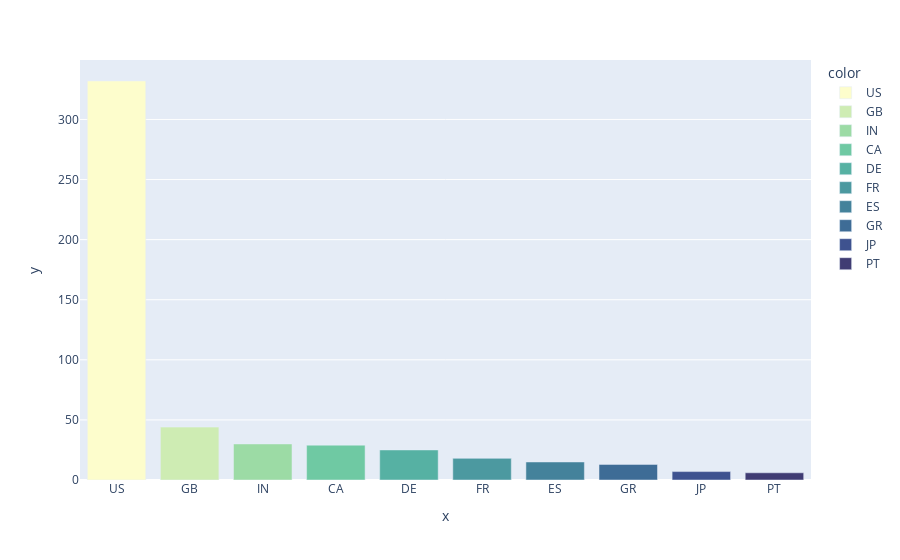

The cell this chart's notebook holds for it:
### Markdown cell above
Podemos observar que la mayoría de los datos de nuestros empleados están basados en los Estados Unidos. Sin embargo, esta concentración de datos puede plantear un sesgo en nuestros modelos de aprendizaje automático, dado que la diversidad geográfica es importante para una mayor precisión. Es necesario tener en cuenta este sesgo y buscar maneras de mitigarlo, ya que puede afectar la generalización de nuestros modelos en otras regiones geográficas.

### Code cell
residence = df_salary['Residencia_del_empleado'].value_counts()
top10_employee_location = residence[:10]
px.bar(y=top10_employee_location.values, x=top10_employee_location.index, color = top10_employee_location.index, color_discrete_sequence=px.colors.sequential.deep)

### Figure 1 — Plotly figure (JSON) as saved in the notebook; plotly's stock layout.template omitted (floating-point values rounded to 4 significant figures)
{"data": [{"alignmentgroup": "True", "hovertemplate": "color=US<br>x=%{x}<br>y=%{y}<extra></extra>", "legendgroup": "US", "marker": {"color": "rgb(253, 253, 204)", "pattern": {"shape": ""}}, "name": "US", "offsetgroup": "US", "orientation": "v", "showlegend": true, "textposition": "auto", "type": "bar", "x": ["US"], "xaxis": "x", "y": [332], "yaxis": "y"}, {"alignmentgroup": "True", "hovertemplate": "color=GB<br>x=%{x}<br>y=%{y}<extra></extra>", "legendgroup": "GB", "marker": {"color": "rgb(206, 236, 179)", "pattern": {"shape": ""}}, "name": "GB", "offsetgroup": "GB", "orientation": "v", "showlegend": true, "textposition": "auto", "type": "bar", "x": ["GB"], "xaxis": "x", "y": [44], "yaxis": "y"}, {"alignmentgroup": "True", "hovertemplate": "color=IN<br>x=%{x}<br>y=%{y}<extra></extra>", "legendgroup": "IN", "marker": {"color": "rgb(156, 219, 165)", "pattern": {"shape": ""}}, "name": "IN", "offsetgroup": "IN", "orientation": "v", "showlegend": true, "textposition": "auto", "type": "bar", "x": ["IN"], "xaxis": "x", "y": [30], "yaxis": "y"}, {"alignmentgroup": "True", "hovertemplate": "color=CA<br>x=%{x}<br>y=%{y}<extra></extra>", "legendgroup": "CA", "marker": {"color": "rgb(111, 201, 163)", "pattern": {"shape": ""}}, "name": "CA", "offsetgroup": "CA", "orientation": "v", "showlegend": true, "textposition": "auto", "type": "bar", "x": ["CA"], "xaxis": "x", "y": [29], "yaxis": "y"}, {"alignmentgroup": "True", "hovertemplate": "color=DE<br>x=%{x}<br>y=%{y}<extra></extra>", "legendgroup": "DE", "marker": {"color": "rgb(86, 177, 163)", "pattern": {"shape": ""}}, "name": "DE", "offsetgroup": "DE", "orientation": "v", "showlegend": true, "textposition": "auto", "type": "bar", "x": ["DE"], "xaxis": "x", "y": [25], "yaxis": "y"}, {"alignmentgroup": "True", "hovertemplate": "color=FR<br>x=%{x}<br>y=%{y}<extra></extra>", "legendgroup": "FR", "marker": {"color": "rgb(76, 153, 160)", "pattern": {"shape": ""}}, "name": "FR", "offsetgroup": "FR", "orientation": "v", "showlegend": true, "textposition": "auto", "type": "bar", "x": ["FR"], "xaxis": "x", "y": [18], "yaxis": "y"}, {"alignmentgroup": "True", "hovertemplate": "color=ES<br>x=%{x}<br>y=%{y}<extra></extra>", "legendgroup": "ES", "marker": {"color": "rgb(68, 130, 155)", "pattern": {"shape": ""}}, "name": "ES", "offsetgroup": "ES", "orientation": "v", "showlegend": true, "textposition": "auto", "type": "bar", "x": ["ES"], "xaxis": "x", "y": [15], "yaxis": "y"}, {"alignmentgroup": "True", "hovertemplate": "color=GR<br>x=%{x}<br>y=%{y}<extra></extra>", "legendgroup": "GR", "marker": {"color": "rgb(62, 108, 150)", "pattern": {"shape": ""}}, "name": "GR", "offsetgroup": "GR", "orientation": "v", "showlegend": true, "textposition": "auto", "type": "bar", "x": ["GR"], "xaxis": "x", "y": [13], "yaxis": "y"}, {"alignmentgroup": "True", "hovertemplate": "color=JP<br>x=%{x}<br>y=%{y}<extra></extra>", "legendgroup": "JP", "marker": {"color": "rgb(62, 82, 143)", "pattern": {"shape": ""}}, "name": "JP", "offsetgroup": "JP", "orientation": "v", "showlegend": true, "textposition": "auto", "type": "bar", "x": ["JP"], "xaxis": "x", "y": [7], "yaxis": "y"}, {"alignmentgroup": "True", "hovertemplate": "color=PT<br>x=%{x}<br>y=%{y}<extra></extra>", "legendgroup": "PT", "marker": {"color": "rgb(64, 60, 115)", "pattern": {"shape": ""}}, "name": "PT", "offsetgroup": "PT", "orientation": "v", "showlegend": true, "textposition": "auto", "type": "bar", "x": ["PT"], "xaxis": "x", "y": [6], "yaxis": "y"}], "layout": {"barmode": "relative", "legend": {"title": {"text": "color"}, "tracegroupgap": 0}, "margin": {"t": 60}, "xaxis": {"anchor": "y", "domain": [0, 1], "title": {"text": "x"}}, "yaxis": {"anchor": "x", "domain": [0, 1], "title": {"text": "y"}}}}
